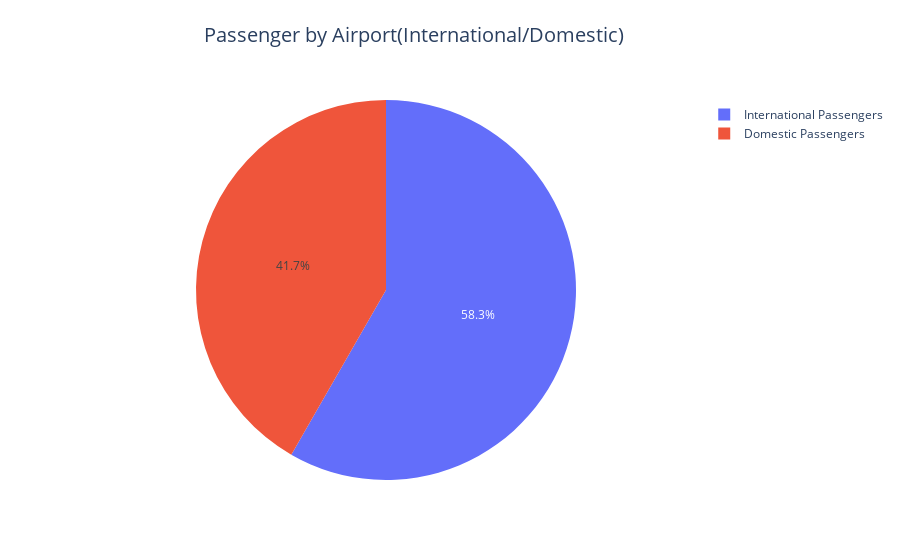

Notebook source saved alongside this figure:
### Markdown cell above
Number of international arrivals are from outside Saudi Arabia, except after 2020 Covid-19, 63.57% arrivals to jeedah were from the inside, where 36.42% from international destination

### Code cell
rate = [41.69 , 58.30]
status = ['Domestic Passengers' , 'International Passengers']
data = go.Pie(
values= rate,
labels= status,
)
layout = go.Layout(
title=dict(text = "Passenger by Airport(International/Domestic)",x=0.46,y=0.95,font_size=20)
)
fig = go.Figure(data=data,layout=layout)
fig.show()

### Figure 1 — Plotly figure (JSON) as saved in the notebook; plotly's stock layout.template omitted (floating-point values rounded to 4 significant figures)
{"data": [{"labels": ["Domestic Passengers", "International Passengers"], "type": "pie", "values": [41.69, 58.3]}], "layout": {"title": {"font": {"size": 20}, "text": "Passenger by Airport(International/Domestic)", "x": 0.46, "y": 0.95}}}
